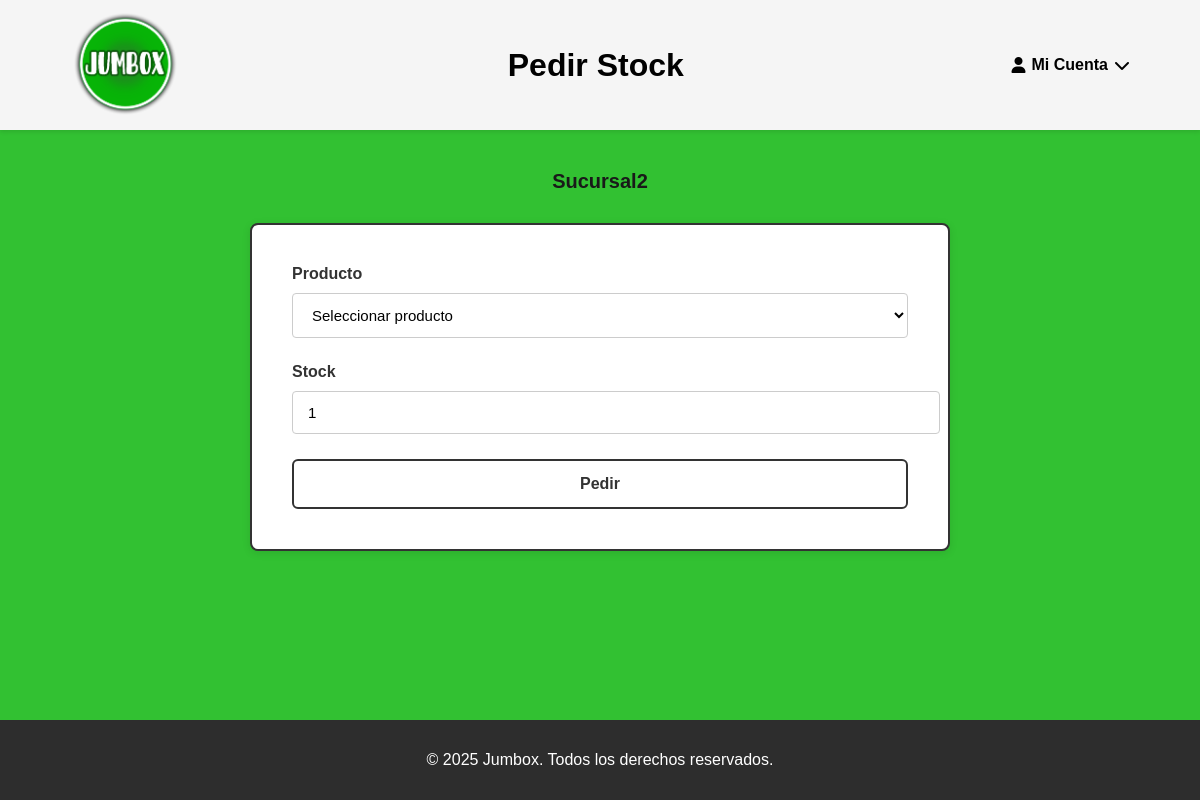
The page /sucursal/pedir-stock (signed in) on the database as committed earlier.
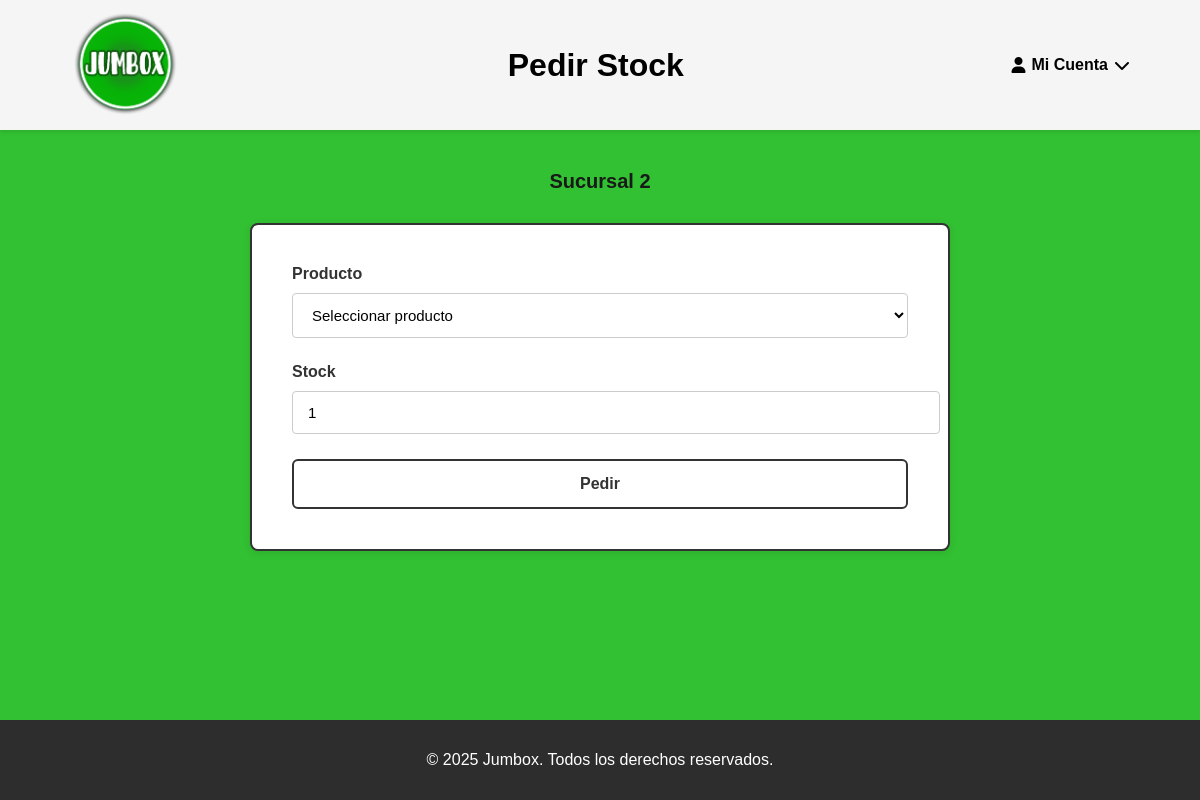
The same page on the database as committed later.
### tables this page shows
CREATE TABLE cliente (
  id_cliente INTEGER PRIMARY KEY AUTOINCREMENT,
  nombre TEXT NOT NULL,
  direccion TEXT NOT NULL,
  telefono INTEGER NOT NULL UNIQUE,
  contrasena TEXT,
  tipo TEXT DEFAULT 'usuario'
);

### app.py (the view, shortened to what this page needs)
@app.route('/sucursal/pedir-stock', methods=['GET', 'POST'])
def sucursal_pedir_stock():
    resp = require_login_redirect()
    if resp:
        return resp
    if session.get('tipo') != 'sucursal':
        flash("No autorizado.", "error")
        return redirect(url_for('home'))
    cliente_sucursal_id = session.get('id_cliente')
    with get_conn() as conn:
        sucursal = conn.execute("""
            SELECT nombre FROM cliente WHERE id_cliente = ?
        """, (cliente_sucursal_id,)).fetchone()
        sucursal_nombre = sucursal['nombre'] if sucursal else "Sucursal"
        productos = conn.execute("""
            SELECT
                p.id_producto,
                p.nombre,
                COALESCE(a.cantidad, 0) AS stock_actual
            FROM producto p
            LEFT JOIN almacen_sucursal a
                ON a.fk_producto = p.id_producto
                AND a.fk_sucursal = ?
            ORDER BY p.nombre
        """, (cliente_sucursal_id,)).fetchall()
    return render_template('sucursal_pedir_stock.html',
                        productos=productos,
                        sucursal_nombre=sucursal_nombre)

### app.py (called while the page is built)
def get_conn():
    conn = sqlite3.connect(DB_NAME)
    conn.row_factory = sqlite3.Row
    conn.execute("PRAGMA foreign_keys = ON;")
    return conn

def require_login_redirect():
    if 'id_cliente' not in session:
        flash("Necesitás iniciar sesión.", "error")
        return redirect(url_for('login'))
    return None

### templates/sucursal_pedir_stock.html (shortened to what this page needs)
<!DOCTYPE html>
<html lang="es">
<head>
    <link rel="stylesheet" href="{{ url_for('static', filename='style.css') }}">
    <link rel="stylesheet" href="https://cdnjs.cloudflare.com/ajax/libs/font-awesome/6.5.0/css/all.min.css">
</head>
<body>
    <header class="main-header">
        <div class="logo">
            <a href="{{ url_for('home') }}">
                <img src="{{ url_for('static', filename='img/logo.png') }}" alt="Jumbox">
            </a>
        </div>
        <div class="titulo-header">
            <h1>Pedir Stock</h1>
        </div>
        <div class="cuenta" tabindex="0">
            <div class="cuenta-btn">
                <i class="fa-solid fa-user"></i>
                <span>Mi Cuenta</span>
                <i class="fa-solid fa-chevron-down"></i>
            </div>
        </div>
    </header>
    <main>
        <div class="pedir-stock-container">
            <div class="sucursal-header">
                <h2>{{ sucursal_nombre }}</h2>
            </div>
            <div class="pedir-stock-form">
                <form method="POST" id="formPedirStock">
                    <div class="form-group">
                        <label for="producto_id"><strong>Producto</strong></label>
                        <select id="producto_id" name="producto_id" required onchange="actualizarStock()">
                            <option value="">Seleccionar producto</option>
                        </select>
                    </div>
                    <div class="form-group">
                        <label for="cantidad"><strong>Stock</strong></label>
                        <input type="number" id="cantidad" name="cantidad" min="1" value="1" required>
                    </div>
                    <button type="submit" class="btn-pedir">Pedir</button>
                </form>
            </div>
        </div>
    </main>
    <footer>
        <p>© 2025 Jumbox. Todos los derechos reservados.</p>
    </footer>
</body>
</html>

Rows that differ between the two databases and show on the page:
changed cliente: nombre "Sucursal2" → "Sucursal 2"
